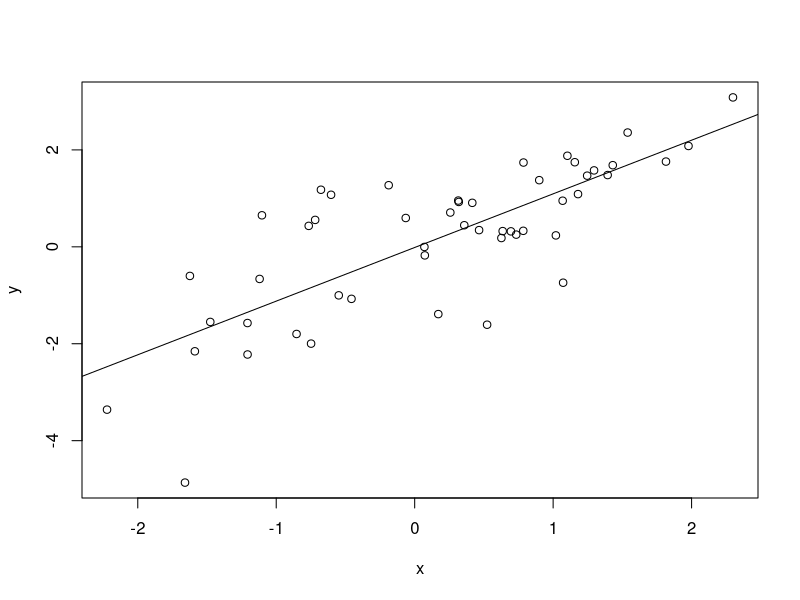
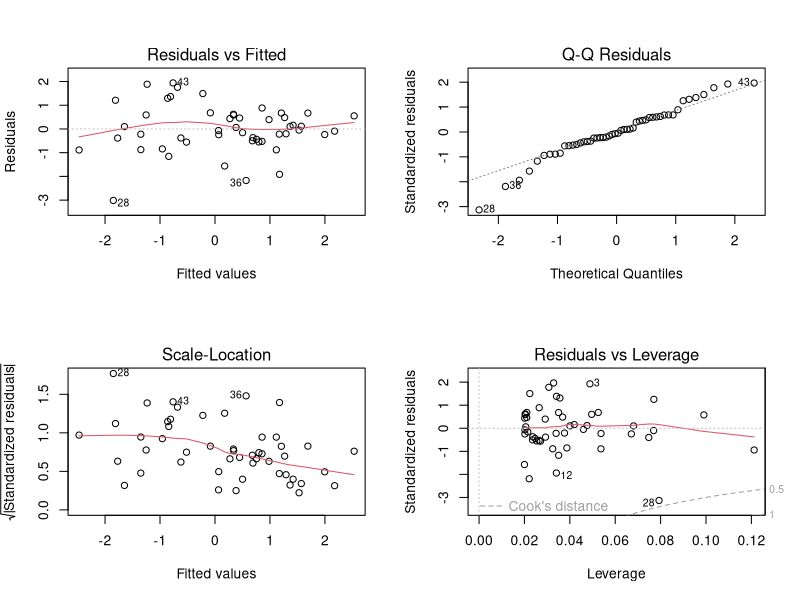

Here is the R script that generated these plots, in order:
rm(list = ls())

# set.seed(1) # set seed to reproduce results below
x <- rnorm(50)
y <- 1*x + rnorm(50)
fit <- lm(y ~ x) # fit linear model

# we can get summary for our model (residuals, coefficients, R-squared, etc.)
summary(fit)

# get all properties that we can extract from the fit object
names(fit)

# also we can extract necessary information from lm object using one of two forms below
fit$residuals # get residuals from fitted model
resid(fit)

fit$coefficients # get model coefficients
coef(fit)

fit$fitted.values # get fitted values from the model
fitted(fit)

# plot our points and then with abline function add fitted line
plot(x, y)
abline(fit)

# get all 4 diagnostic plots for fitted model
par(mfrow = c(2, 2)) # make 2x2 grid for our plots
plot(fit) # extract all 4 plots

# exclude intercept from our model by adding 0
fitWithoutIntercept <- lm(y ~ 0 + x)

fitData <- lm(mpg ~ cyl, data = mtcars)
summary(fitData)
